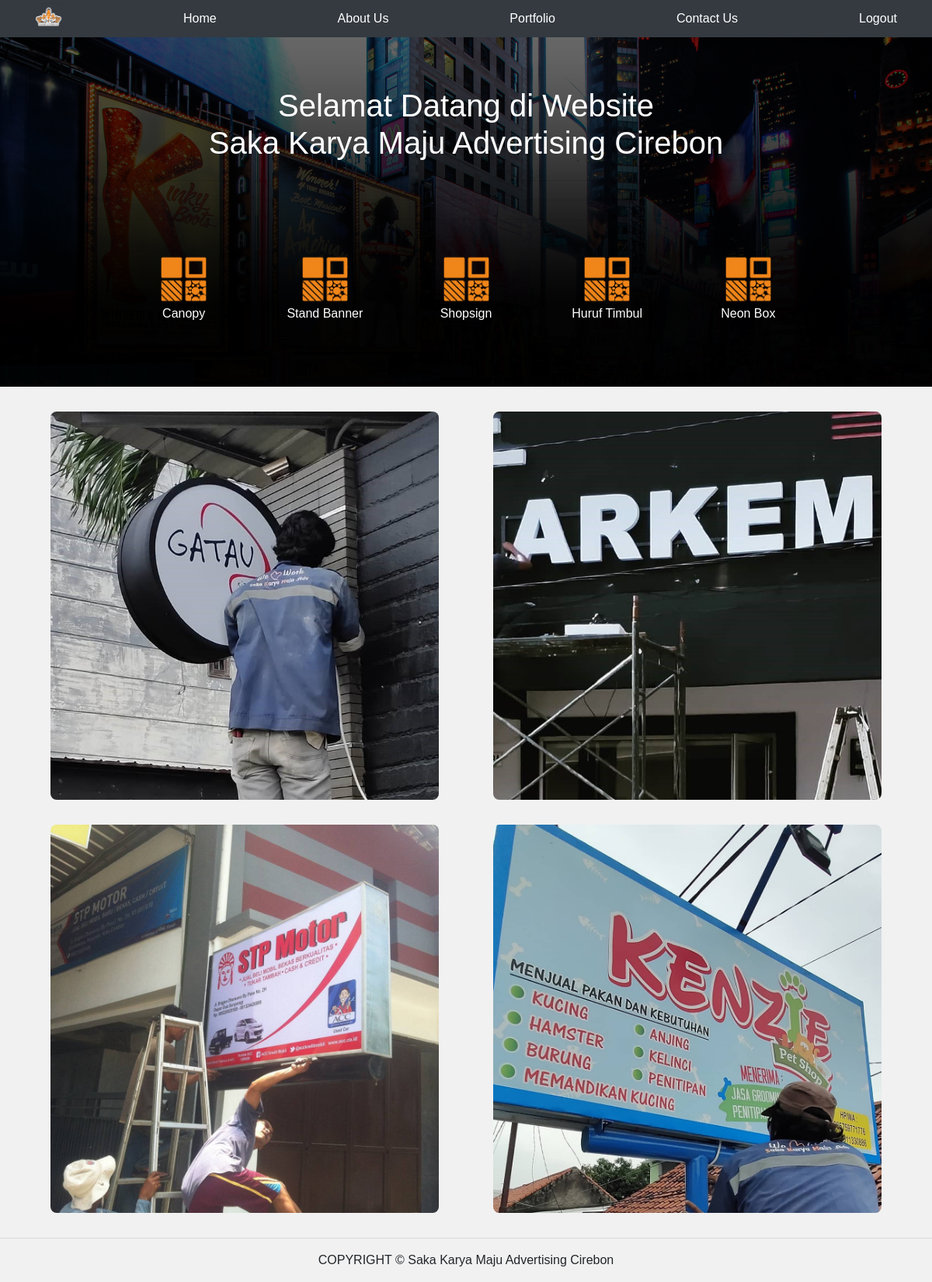
The page /vu-home.php on the database its author committed.
### tables this page shows
CREATE TABLE `d_kategori` (
  `kategori_id` int(11) NOT NULL,
  `kategori_name` varchar(225) NOT NULL
);

### vu-home.php (the view, shortened to what this page needs)
<!DOCTYPE html>
<html lang="en">
  <head>
    <link rel="stylesheet" href="https://stackpath.bootstrapcdn.com/bootstrap/4.1.3/css/bootstrap.min.css">
    <link rel="stylesheet" type="text/css" href="css/vu-style.css">
    <link href="/your-path-to-fontawesome/css/solid.css" rel="stylesheet">
  </head>
  <body>
    <nav class="site-header sticky-top py-1 nav-dark bg-dark">
      <div class="container d-flex flex-column flex-md-row justify-content-between">
        <img src="img/logoskm.png" alt="image" width="35" height="35">
        <a class="py-2 d-none d-md-inline-block" style="color:white" href="vu-home.php">Home</a>
        <a class="py-2 d-none d-md-inline-block" style="color:white" href="vu-aboutus.php">About Us</a>
        <a class="py-2 d-none d-md-inline-block" style="color:white" href="vu-portfolio.php">Portfolio</a>
        <a class="py-2 d-none d-md-inline-block" style="color:white" href="vu-contact.php">Contact Us</a>
        <a class="py-2 d-none d-md-inline-block" style="color:white" href="vu-logout.php">Logout</a>
      </div>
    </nav>
  <div class="jumbotron jumbotron-fluid" style="background-image: url(img/jumbotron.jpg);" id="jumhome">
    <div class="container">
      <h1 style="color: white"> Selamat Datang di Website <br> Saka Karya Maju Advertising Cirebon</h1>
      <hr class="my-4" style="color:white">
      <hr class="my-4" style="color:white">
      <hr class="my-4" style="color:white">
      <div class="kategori">
          <?php
            include 'db.php';
            $kategori = mysqli_query($conn, "SELECT * FROM d_kategori ORDER BY kategori_id DESC");
            if(mysqli_num_rows($kategori) > 0 ){
              while($k = mysqli_fetch_array($kategori)){
          ?>
          <div class="col-2">
          <img src="img/kategori.png" alt="image" height="65" width="65" > <br/>
          <a style="color: white" href="produk.php?kat=<?php echo $k['kategori_id'] ?>" ><?php echo $k['kategori_name']?></a>
        </div>
      <?php }} ?>
      </div>
    </div>
  </div>
  <div class="container" id="pdashboard">
    <div class="row justify-content-center">
      <div class="col-6" id="div-img">
        <img src="img/assets/skm_gatau1.jpg" id="img" alt="image" width="500px" height="500px">
      </div>
      <div class="col-6">
        <img src="img/assets/skm_arkem.jpg" id="img" alt="image" width="500px" height="500px">
      </div>
    </div>
  </div>
    <div class="container" id="pdashboard">
    <div class="row justify-content-center">
      <div class="col-6">
        <img src="img/assets/skm_stp.jpg" id="img" alt="image" width="500px" height="500px">
      </div>
      <div class="col-6">
        <img src="img/assets/skm2.jpg" id="img" alt="image" width="500px" height="500px">
      </div>
    </div>
  </div>
  <hr>
    <p id="footer" style="text-align: center"> COPYRIGHT © Saka Karya Maju Advertising Cirebon</p>
  </body>
</html>

### css/vu-style.css (style rules this page uses)
* { margin: 0; padding: 0; font-family: sans-serif; }
#jumhome { height: 450px; background-size: cover; background-position: center; }
h1 { text-align: center; font-weight: 300; }
#pdashboard { text-align: center; margin-bottom: 32px; }
#img { border-radius: 8px; background-size: cover; object-fit: cover; }
div.jumbotron { height: 1600px; background-color: white; }
body { background-color: #F1F1F1; }
.col-2 { float: left; text-align: center; padding: 10px; }
.kategori { justify-content: center; padding: 10px; box-sizing: border-box; height: 150px; display: flex; }

### rows shown on the page
d_kategori: kategori_name "Canopy"
d_kategori: kategori_name "Stand Banner"
d_kategori: kategori_name "Shopsign"
d_kategori: kategori_name "Huruf Timbul"
d_kategori: kategori_name "Neon Box"
